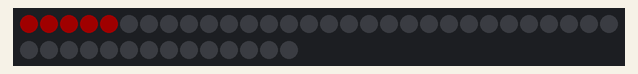
Simulated run of this sketch. Board: Arduino Uno, built with avr-gcc and run on an emulated ATmega328P. Shown: 44 RGB LEDs in strip order, left to right, continuing on the next row. Dim RGB values are drawn brighter than linear.

Above: at 0.15 s.
At 8.85 s:
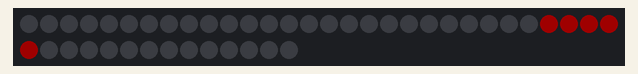
At 17.49 s:
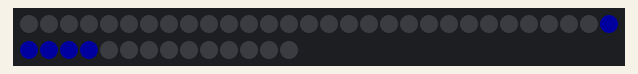
At 21.48 s:
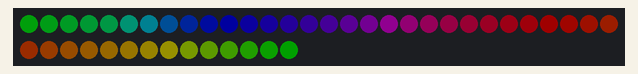
At 26.61 s:
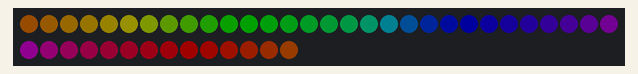
At 35.06 s:
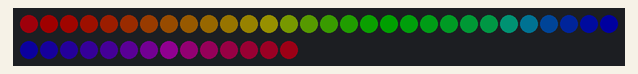

The sketch:

wildhat.ino
```cpp
#include <FastLED.h>

#define NUM_LEDS 44
#define DATA_PIN    10
#define CLOCK_PIN   11
#define BRIGHTNESS 32

// Set up LED strip
CRGB leds[NUM_LEDS];

void setup() {
  // I used APA102-based LEDs; change this as needed to match your setup
  FastLED.addLeds<APA102, DATA_PIN, CLOCK_PIN>(leds, NUM_LEDS);
  // Brightness is limited to conserve power
  FastLED.setBrightness(BRIGHTNESS);
}

void loop() {
  bounceSegment(5, 5, CRGB::Red);
  bounceSegment(5, 5, CRGB::Blue);
  rainbowCycle(5, 10);
}

// Bounces a segment of LEDs from one end of the strip to another
void bounceSegment(int segmentLength, uint8_t numBounces, CRGB color) {

  int segStart = 0;
  // True is moving low to high, false is moving high to low
  int segDirection = true;

  int numBouncesCounted = 0;

  while(numBouncesCounted < numBounces) {

    // Initialize all LEDs to off
    for(int i = 0; i < NUM_LEDS; i++) {
      leds[i] = 0;
    }

    // Turn on LEDs that should be lit this cycle
    for(int i = segStart; i < segStart + segmentLength; i++) {
      leds[i] = color;
    }

    // If we reached either end of the strip, reverse direction
    if(segStart + segmentLength >= NUM_LEDS && segDirection == true) {
      segDirection = false;
    }
    else if (segStart == 0 && segDirection == false) {
      segDirection = true;
      // We're back at the start of the strip; increment bounce count
      numBouncesCounted++;
    }

    // Move the start of the segment in the appropriate direction
    if(segDirection) {
      segStart++;
    }
    else {
      segStart--;
    }

    // Flush to the strip and delay to give a nice animation (roughly 40 FPS)
    FastLED.show();
    delay(25);
  }
}

// Animates a nainbow in a circle around the hat
void rainbowCycle(int cycles, uint8_t wait) {
  for(int j = 0; j < 256*cycles; j++) {
    for(int i = 0; i < NUM_LEDS; i++) {
      // Map to a hue in the range 0-255
      // This will get us a color on the rainbow
      leds[i] = CHSV((i * 256 / NUM_LEDS) + j & 255, 255, 255);
    }

    // Flush to the strip and delay to give a nice animation (roughly 40 FPS)
    FastLED.show();
    delay(wait);
  }
}
```
